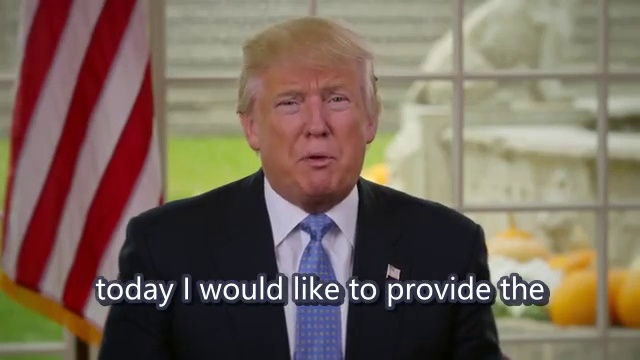
#> input picture test/files/images/1.jpg, 640 x 360 px
$ python -i TextDetector.py   (imports and definitions only)   (older library calls are emulated)
#> lines starting #> are read from the running program, lines starting #| are printed output that depends on the picture; after the words box and inside, x2 and y2 are one past the last pixel; in counts of white or black regions, pixels touching at a corner belong together
#> further down, picture is the input picture: shape (360, 640, 3); mean B, G, R 90.7, 103.1, 119.5
import cv2


class TextDetector(object):

    def __init__(self):
        pass

    def detect_text_rect(self, image, threshold=250):
        """
        See https://stackoverflow.com/questions/24385714/detect-text-region-in-image-using-opencv
        :return:
        """
#> called with threshold = 250
        img2gray = cv2.cvtColor(image, cv2.COLOR_BGR2GRAY)
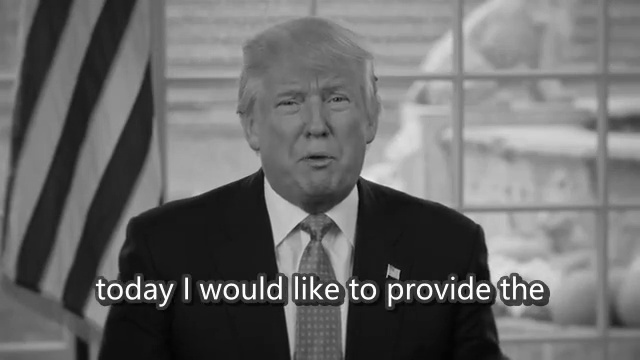
#> img2gray: shape (360, 640); min 1, max 255, mean 106.6
        ret, mask = cv2.threshold(img2gray, threshold, 255, cv2.THRESH_BINARY)
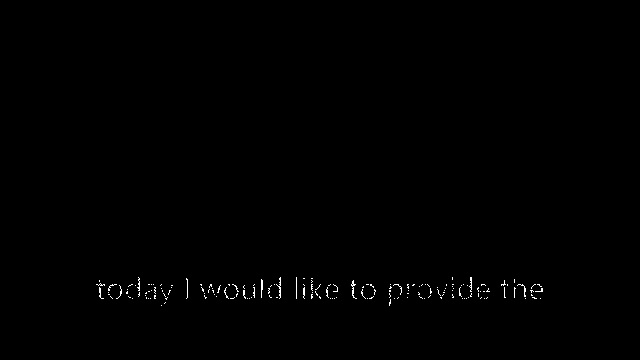
#> mask: shape (360, 640); 0.39% white in thin lines or dots, all inside (x1, y1, x2, y2) = (96, 277, 543, 306)
#> ret = 250
        image_final = cv2.bitwise_and(img2gray, img2gray, mask=mask)
        ret, new_img = cv2.threshold(image_final, threshold, 255,
                                     cv2.THRESH_BINARY)  # for black text , cv.THRESH_BINARY_INV
        '''
                line  8 to 12  : Remove noisy portion
        '''
        kernel = cv2.getStructuringElement(cv2.MORPH_CROSS, (3,
                                                             3))  # to manipulate the orientation of dilution , large x means horizonatally dilating  more, large y means vertically dilating more
        dilated = cv2.dilate(new_img, kernel, iterations=9)  # dilate , more the iteration more the dilation
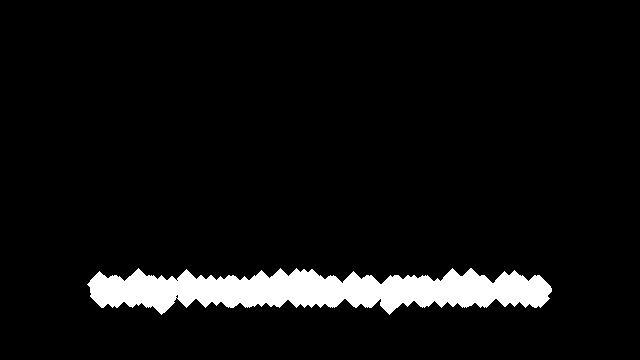
#> dilated: shape (360, 640); 5.9% white; 1 white region
        im2, contours, hierarchy = cv2.findContours(dilated, cv2.RETR_EXTERNAL, cv2.CHAIN_APPROX_NONE)  # get contours
#> contours = 1 contour; box (x1, y1, x2, y2) and area: (87, 268, 552, 315) 13212

        rectangles = list()
        for contour in contours:
            # get rectangle bounding contour
            [x, y, w, h] = cv2.boundingRect(contour)

            # Don't plot small false positives that aren't text
            if w < 35 and h < 35:
                continue
            rectangles.append(Rect([x, y, w, h]))
#> this loop made 1 pass
#> (x, y, w, h) on pass 1: (87, 268, 465, 47)
#> after the loop, rectangles = 1 item
            # draw rectangle around contour on original image
            # cv2.rectangle(img, (x, y), (x + w, y + h), (255, 0, 255), 2)
        rectangles.sort(key=lambda r: r.y, reverse=False)
        return rectangles

    def detect_subtitle_range(self, filename):
        image = cv2.imread(filename)
        height, width, channels = image.shape
        y_up = height * 0.6
        y_down = height
        rectangles = self.detect_text_rect(image)
        for rect in rectangles:
            if rect.y < y_up:
                continue
            if rect.y > y_up:
                y_up = rect.y
                break
        last_rect = rectangles[len(rectangles) - 1]
        max_down = last_rect.y + last_rect.height + max(last_rect.height * 0.3, 30)
        y_down = max_down if max_down < height else last_rect.y + last_rect.height
        # if y_down < max_down:
        #    y_down = max_down
        return int(y_up), int(y_down)


class Rect(object):
    def __init__(self, array):
        self.x = 0 if len(array) == 0 else array[0]
        self.y = 0 if len(array) < 1 else array[1]
        self.width = 0 if len(array) < 2 else array[2]
        self.height = 0 if len(array) < 3 else array[3]

    def __eq__(self, other):
        return self.__dict__ == other.__dict__

    def __repr__(self):
        return "x=%s, y=%s, width=%s, height=%s" % (self.x, self.y, self.width, self.height)

>>> import cv2
>>> picture = cv2.imread('../../../test/files/images/1.jpg')
>>> result = TextDetector().detect_text_rect(picture)
#> result = 1 item

$ run again, on test/files/images/expected.jpg
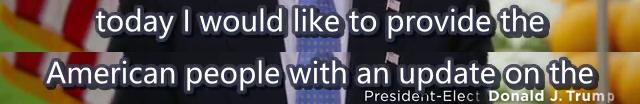
#> input picture test/files/images/expected.jpg, 640 x 104 px
#> picture is the input picture: shape (104, 640, 3); mean B, G, R 78.9, 85.6, 96
#> in detect_text_rect, `ret, mask = cv2.threshold(img2gray, threshold, 255, cv2.THRESH_BINARY)`:
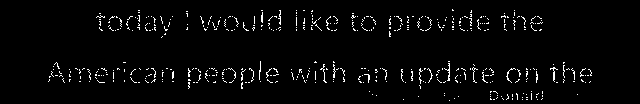
#> mask: shape (104, 640); 2.9% white in thin lines or dots, all inside (x1, y1, x2, y2) = (48, 9, 592, 101)
#> ret = 250
#> in detect_text_rect, `dilated = cv2.dilate(new_img, kernel, iterations=9)`:
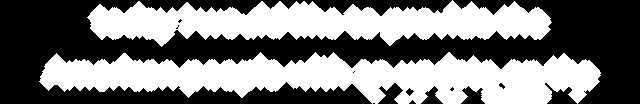
#> dilated: shape (104, 640); 47.8% white; 2 white regions
#> contours = 2 contours; box (x1, y1, x2, y2) and area: (39, 52, 601, 104) 17668, (87, 0, 552, 47) 13112
#> the loop in detect_text_rect, `for contour in contours:` made 2 passes
#> (x, y, w, h) on passes 1 to 2: (39, 52, 562, 52), (87, 0, 465, 47)
#> after the loop in detect_text_rect, `for contour in contours:`: rectangles = 2 items
